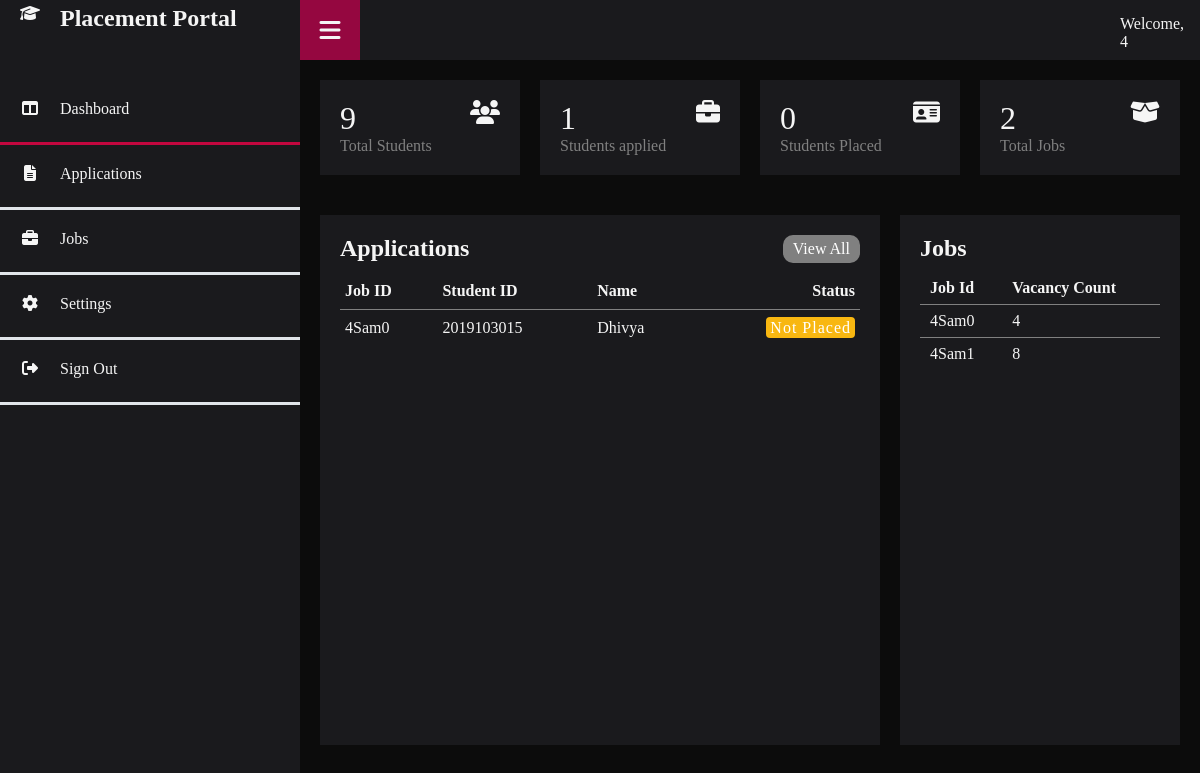
The page /companylogin/dashboardpage/mainindex.php (signed in) on the database its author committed.
### tables this page shows
CREATE TABLE `jobappl` (
  `Status` char(1) NOT NULL,
  `studentid` int(11) DEFAULT NULL,
  `JobId` varchar(10) DEFAULT NULL
);

CREATE TABLE `jobdetails` (
  `JobId` varchar(10) NOT NULL,
  `JobDesc` varchar(255) NOT NULL,
  `ApplDeadline` date NOT NULL,
  `CompanyId` int(11) NOT NULL,
  `Start` varchar(50) NOT NULL,
  `Mode` varchar(10) NOT NULL,
  `Salary` int(11) NOT NULL,
  `City` varchar(100) NOT NULL,
  `State` varchar(100) NOT NULL,
  `Vacancies` int(11) NOT NULL
);

CREATE TABLE `studentdetails` (
  `FirstName` varchar(255) NOT NULL,
  `LastName` varchar(255) NOT NULL,
  `DoB` date NOT NULL,
  `EmailId` varchar(255) NOT NULL,
  `MobileNumber` decimal(10,0) NOT NULL,
  `UG` varchar(255) NOT NULL,
  `StudentId` int(11) NOT NULL,
  `College` varchar(255) DEFAULT NULL,
  `Gender` varchar(10) NOT NULL,
  `Status` varchar(1) DEFAULT 'n'
);

### companylogin/dashboardpage/dashboard.php (the view, shortened to what this page needs)
<div id="Dashboard" class="portion" >
    <div class="cardBox">
                <div class="card">
                    <div>
                        <div class="numbers">
                        <?php
                            $sql = "SELECT * FROM studentlogin";
                            $result = mysqli_query(Database::$conn,$sql);
                            $rowCount = mysqli_num_rows($result);
                            echo($rowCount);
                        ?>
                        </div>
                        <div class="cardName">Total Students</div>
                    </div>
                    <div class="iconBox">
                        <i class="fas fa-users"></i>
                    </div>
                </div>
                <div class="card">
                    <div>
                        <div class="numbers">
                        <?php
                            $sql = "SELECT * FROM jobappl inner join jobdetails on jobappl.JobId = jobdetails.JobId
                            where jobdetails.CompanyId ='" . $_SESSION['username'] . "'";
                            $result = mysqli_query(Database::$conn,$sql);
                            $rowCount = mysqli_num_rows($result);
                            echo($rowCount);
                        ?>
                        </div>
                        <div class="cardName">Students applied</div>
                    </div>
                    <div class="iconBox">
                        <i class="fas fa-briefcase"></i>
                    </div>
                </div>
                <div class="card">
                    <div>
                        <div class="numbers">
                        <?php
                            $sql = "SELECT * FROM jobappl inner join jobdetails on jobappl.JobId = jobdetails.JobId
                            where jobdetails.CompanyId ='" . $_SESSION['username'] . "' and jobappl.Status='y'";
                            $result = mysqli_query(Database::$conn,$sql);
                            $rowCount = mysqli_num_rows($result);
                            echo($rowCount);
                        ?>
                        </div>
                        <div class="cardName">Students Placed</div>
                    </div>
                    <div class="iconBox">
                        <i class="fas fa-id-card"></i>
                    </div>
                </div>
                <div class="card">
                    <div>
                        <div class="numbers">
                        <?php
                            $sql = "SELECT * FROM jobdetails where jobdetails.CompanyId ='" . $_SESSION['username'] . "'";
                            $result = mysqli_query(Database::$conn,$sql);
                            $rowCount = mysqli_num_rows($result);
                            echo($rowCount);
                        ?>
                        </div>
                        <div class="cardName">Total Jobs</div>
                    </div>
                    <div class="iconBox">
                        <i class="fas fa-box-open"></i>
                    </div>
                </div>
            </div>
            <div class="details">
                <div class="recent">
                    <div class="cardHeader">
                        <h2>Applications</h2>
                        <a href="#" onclick="openTab(event, 'Students')" class="btn">View All</a>
                    </div>
                    <table>
                        <thead>
                            <tr>
                                <td>Job ID</td>
                                <td>Student ID</td>
                                <td>Name</td>
                                <td>Status</td>
                                </tr>
                        </thead>
                        <?php
                            $sql = "SELECT jobdetails.JobId, jobappl.studentid, studentdetails.FirstName, jobappl.Status
                            FROM jobappl inner join studentdetails on jobappl.studentid=studentdetails.StudentId
                            inner join jobdetails on jobdetails.JobId=jobappl.JobId
                            WHERE jobdetails.CompanyId='" . $_SESSION['username'] . "'";
                            $result = mysqli_query(Database::$conn,$sql);
                            $rowCount = mysqli_num_rows($result);
                            if($rowCount > 0){
                                while ($row = mysqli_fetch_assoc($result)){
                                    echo "<tr><td>".$row['JobId']."</td><td>".$row['studentid']."</td><td>".$row['FirstName']."</td>";
                                    if($row['Status']=='y'){
                                        echo "<td><span class='status placed'>"."Placed"."</span></td>";
                                    }
                                    else if($row['Status']=='n'){
                                        echo "<td><span class='status pending'>"."Not Placed"."</span></td>";
                                    }
                                    echo "</tr>";
                                }
                            }
                        ?>
                    </table>
                </div>
                <div class="recentComm">
                    <div class="cardHeader">
                        <h2>Jobs</h2>
                    </div>
                    <table>
                        <thead>
                                <tr>
                                    <td>Job Id</td>
                                    <td>Vacancy Count</td>
                                </tr>
                        </thead>
                        <?php
                            $sql = "SELECT * FROM jobdetails WHERE jobdetails.CompanyId='" . $_SESSION['username'] . "'";
                            $result = mysqli_query(Database::$conn,$sql);
                            $rowCount = mysqli_num_rows($result);
                            if($rowCount > 0){
                                while ($row = mysqli_fetch_assoc($result)){
                                    if($row['Vacancies']>0)
                                        echo "<tr><td>".$row['JobId']."</td><td>".$row['Vacancies']."</td></tr>";
                                }
                            }
                        ?>
                    </table>
                </div>
            </div>
</div>

### companylogin/dashboardpage/styles.css (style rules this page uses)
* { margin:0; padding:0; box-sizing: border-box; color: whitesmoke; }
body { overflow-x: hidden; }
.cardBox { position: relative; width:100%; padding: 20px; display: grid; grid-template-columns: repeat(4,1fr); grid-gap: 20px; }
.cardBox .card { position: relative; background: #1A1A1D; padding: 20px; display: flex; justify-content: space-between; cursor: pointer; }
.cardBox .card .numbers { position: relative; font-size: 2em; font-weight: 500; }
.cardBox .card .cardName { color: grey ; }
.cardBox .card .iconBox { font-size: 1.5em; color: grey; text-align: center; vertical-align: middle; }
.details { position: relative; width: 100%; padding: 20px; display: grid; padding-top: 20px; gap: 20px; grid-template-columns: 2fr 1fr; }
.details .recent { position: relative; min-height: 530px; background:#1A1A1D; padding: 20px; }
.cardHeader { display: flex; justify-content: space-between; align-items: flex-start; }
.cardHeader h2 { font-weight: 600; }
.btn { position: relative; padding: 5px 10px; background: grey; color: white; text-decoration: none; border-radius: 10px; }
.details table { width: 100%; border-collapse: collapse; margin-top: 10px; }
.details table thead td { font-weight: 600; }
.details .recent table tr { border-bottom: 1px solid grey; }
.details .recent table tbody tr:last-child { border-bottom: none; }
.details .recent table tr td { padding: 9px 5px; }
.details .recent table tbody td:last-child, .details .recent table thead td:last-child { text-align: right; }
.status { position: relative; padding: 2px 4px; background: rgb(228, 76, 76); color:white; border-radius: 4px; font-size: 16px; font-weight: 300 ; letter-spacing: 1px; }
.pending { background: #f8b711; }
.details .recentComm { position: relative; min-height: 530px; background: #1A1A1D; padding:20px; }
.details .recentComm table tr { border-bottom: 1px solid grey; }
.details .recentComm table tbody tr:last-child { border-bottom: none; }
.details .recentComm table tr td { padding:7px 10px; }

### companylogin/form/jobformstyle.css (style rules this page uses)
::placeholder { color:black; }

### rows shown on the page
jobappl: JobId.JobId "4Sam0", studentid "2019103015", studentdetails.FirstName "Dhivya", Status "Not Placed"
jobdetails: JobId "4Sam0", Vacancies "4"
jobdetails: JobId "4Sam1", Vacancies "8"

### other values the page prints
$_SESSION['username'] "4"
$rowCount "9"
$rowCount "1"
$rowCount "0"
$rowCount "2"
